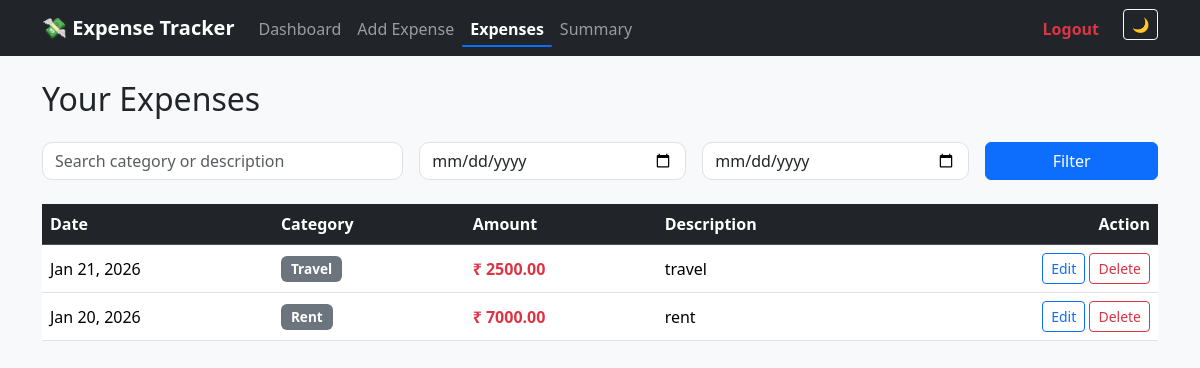
Page /expenses/ (signed in) on the earlier database version.
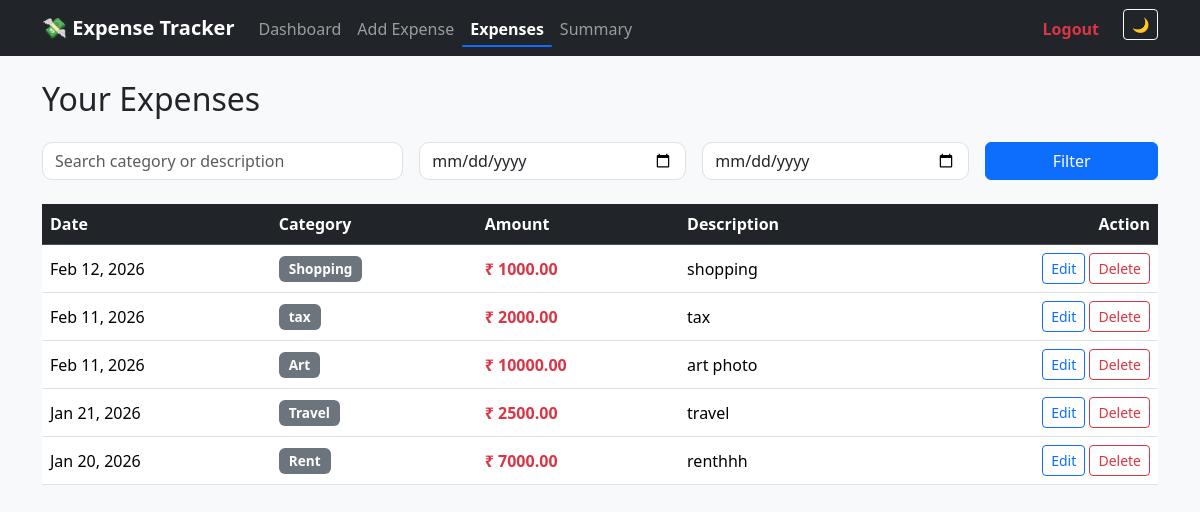
Same page on the later database version.
### expenses/models.py (models this page shows, shortened)
class Expense(models.Model):
    user=models.ForeignKey(User,on_delete=models.CASCADE)
    category=models.ForeignKey(Category,on_delete=models.CASCADE)
    amount=models.DecimalField(max_digits=10,decimal_places=2)
    date=models.DateField()
    description=models.TextField(blank=True, null=True)
    created_at=models.DateTimeField(auto_now_add=True)

class Category(models.Model):
    name=models.CharField(max_length=100)

### expenses/views.py (the view)
# urls.py: path('expenses/', views.expense_list_get, name='expense_list'),
@login_required
def expense_list_get(request):
    expenses = Expense.objects.filter(user=request.user).order_by('-date')
    categories = Category.objects.all()
    return render(
        request,
        'expenses/expense_list.html',
        {
            'expenses': expenses,
            'categories': categories
        }
    )

### templates/expenses/expense_list.html (shortened to what this page needs)
{% extends "base.html" %}
{% block content %}
<div class="container mt-4">
  <h2 class="mb-4">Your Expenses</h2>
  <div class="row g-3 mb-4">
    <div class="col-md-4">
      <input
        type="text"
        id="search"
        class="form-control"
        placeholder="Search category or description"
      />
    </div>
    <div class="col-md-3">
      <input type="date" id="start_date" class="form-control" />
    </div>
    <div class="col-md-3">
      <input type="date" id="end_date" class="form-control" />
    </div>
    <div class="col-md-2 d-grid">
      <button id="filterBtn" class="btn btn-primary">Filter</button>
    </div>
  </div>
  <div class="table-responsive">
    <table class="table table-hover align-middle">
      <thead class="table-dark">
        <tr>
          <th>Date</th>
          <th>Category</th>
          <th>Amount</th>
          <th>Description</th>
          <th class="text-end">Action</th>
        </tr>
      </thead>
      <tbody id="expenseTable">
        {% for expense in expenses %}
        <tr data-row-id="{{ expense.id }}">
          <td>{{ expense.date|date:"M d, Y" }}</td>
          <td>
            <span class="badge bg-secondary">
              {{ expense.category.name }}
            </span>
          </td>
          <td class="text-danger fw-bold">₹ {{ expense.amount }}</td>
          <td>{{ expense.description }}</td>
          <td class="text-end">
            <button
              class="btn btn-sm btn-outline-primary editBtn"
              data-id="{{ expense.id }}"
              data-category="{{ expense.category.id }}"
              data-amount="{{ expense.amount }}"
              data-date="{{ expense.date|date:'Y-m-d' }}"
              data-description="{{ expense.description }}"
              data-bs-toggle="modal"
              data-bs-target="#editModal"
            >
              Edit
            </button>
            <button
              class="btn btn-sm btn-outline-danger deleteBtn"
              data-id="{{ expense.id }}"
            >
              Delete
            </button>
          </td>
        </tr>
        {% empty %}
        <tr>
          <td colspan="5" class="text-center text-muted py-4">
            No expenses found
          </td>
        </tr>
        {% endfor %}
      </tbody>
    </table>
  </div>
</div>
{% endblock %}

### templates/base.html (shortened to what this page needs)
{% load static %}
<!doctype html>
<html lang="en">
  <head>
    <link
      href="https://cdn.jsdelivr.net/npm/bootstrap@5.3.2/dist/css/bootstrap.min.css"
      rel="stylesheet"
    />
    <link rel="stylesheet" href="{% static 'css/style.css' %}" />
  </head>
  <body>
    <nav class="navbar navbar-expand-lg navbar-dark bg-dark">
      <div class="container">
        <a class="navbar-brand fw-bold" href="{% url 'dashboard' %}">
          💸 Expense Tracker
        </a>
        <div class="collapse navbar-collapse" id="navbarNav">
          <ul class="navbar-nav me-auto">
            <li class="nav-item">
              <a
                class="nav-link {% if request.path == '/dashboard/' %}active{% endif %}"
                href="{% url 'dashboard' %}"
              >
                Dashboard
              </a>
            </li>
            <li class="nav-item">
              <a
                class="nav-link {% if request.path == '/expense/add/' %}active{% endif %}"
                href="{% url 'add_expense_get' %}"
              >
                Add Expense
              </a>
            </li>
            <li class="nav-item">
              <a
                class="nav-link {% if request.path == '/expenses/' %}active{% endif %}"
                href="{% url 'expense_list' %}"
              >
                Expenses
              </a>
            </li>
            <li class="nav-item">
              <a
                class="nav-link {% if request.path == '/summary/' %}active{% endif %}"
                href="{% url 'monthly_summary' %}"
              >
                Summary
              </a>
            </li>
          </ul>
          <ul class="navbar-nav">
            <li class="nav-item">
              <a
                class="nav-link text-danger fw-semibold"
                href="{% url 'logout' %}"
              >
                Logout
              </a>
            </li>
            <li class=".dark-mode">
                  <button class="btn btn-sm btn-outline-light ms-3"
                          id="themeToggle">
                      🌙
                  </button>
            </li>
          </ul>
        </div>
      </div>
    </nav>
    <main>{% block content %}{% endblock %}</main>
  </body>
</html>

### static/css/style.css (style rules this page uses)
body { background-color: #f8f9fa; }
.navbar .nav-link { position: relative; padding-bottom: 6px; }
.navbar .nav-link.active { font-weight: 600; }
.navbar .nav-link.active::after { content: ""; position: absolute; left: 0; bottom: 0; width: 100%; height: 2px; background-color: #0d6efd; border-radius: 2px; }
.badge { font-size: 0.85rem; padding: 6px 10px; }
.btn-outline-danger { transition: all 0.2s ease; }
.form-control, .form-select { border-radius: 10px; }
.btn-primary { transition: transform 0.2s ease; }
body { transition: background-color 0.3s ease, color 0.3s ease; }

Differences in the rows shown:
added Expense: date "Feb 12, 2026", category.name "Shopping", amount "1000.00", description "shopping"
added Expense: date "Feb 11, 2026", category.name "tax", amount "2000.00", description "tax"
added Expense: date "Feb 11, 2026", category.name "Art", amount "10000.00", description "art photo"
changed Expense "Rent": description "rent" → "renthhh"
